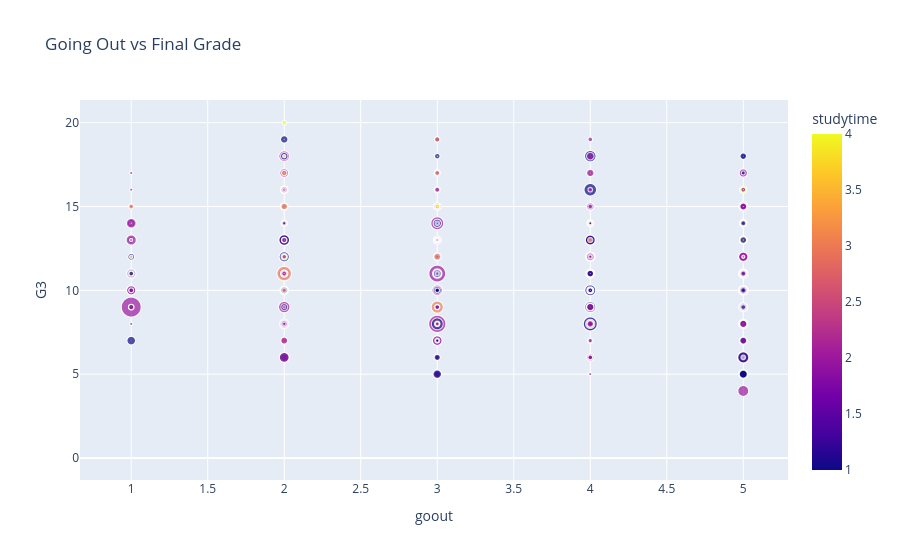

Notebook cell for this chart:
### Code cell
#Lifestyle vs Grade
fig = px.scatter(
    df,
    x="goout",
    y="G3",
    color="studytime",
    size="absences",
    hover_data=["failures", "health"],
    title="Going Out vs Final Grade"
)

fig.show()

### Figure 1 — Plotly figure (JSON) as saved in the notebook; plotly's stock layout.template omitted (floating-point values rounded to 4 significant figures; data arrays with more than 128 entries replaced by an {"elided": "..."} marker saying what was removed)
{"data": [{"customdata": {"elided": "1044x2 int values"}, "hovertemplate": "goout=%{x}<br>G3=%{y}<br>absences=%{marker.size}<br>failures=%{customdata[0]}<br>health=%{customdata[1]}<br>studytime=%{marker.color}<extra></extra>", "legendgroup": "", "marker": {"color": {"elided": "1044 int values"}, "coloraxis": "coloraxis", "size": {"elided": "1044 int values"}, "sizemode": "area", "sizeref": 0.1875, "symbol": "circle"}, "mode": "markers", "name": "", "showlegend": false, "type": "scattergl", "x": {"elided": "1044 int values"}, "xaxis": "x", "y": {"elided": "1044 int values"}, "yaxis": "y"}], "layout": {"coloraxis": {"colorbar": {"title": {"text": "studytime"}}, "colorscale": [[0, "#0d0887"], [0.1111, "#46039f"], [0.2222, "#7201a8"], [0.3333, "#9c179e"], [0.4444, "#bd3786"], [0.5556, "#d8576b"], [0.6667, "#ed7953"], [0.7778, "#fb9f3a"], [0.8889, "#fdca26"], [1, "#f0f921"]]}, "legend": {"itemsizing": "constant", "tracegroupgap": 0}, "title": {"text": "Going Out vs Final Grade"}, "xaxis": {"anchor": "y", "domain": [0, 1], "title": {"text": "goout"}}, "yaxis": {"anchor": "x", "domain": [0, 1], "title": {"text": "G3"}}}}
